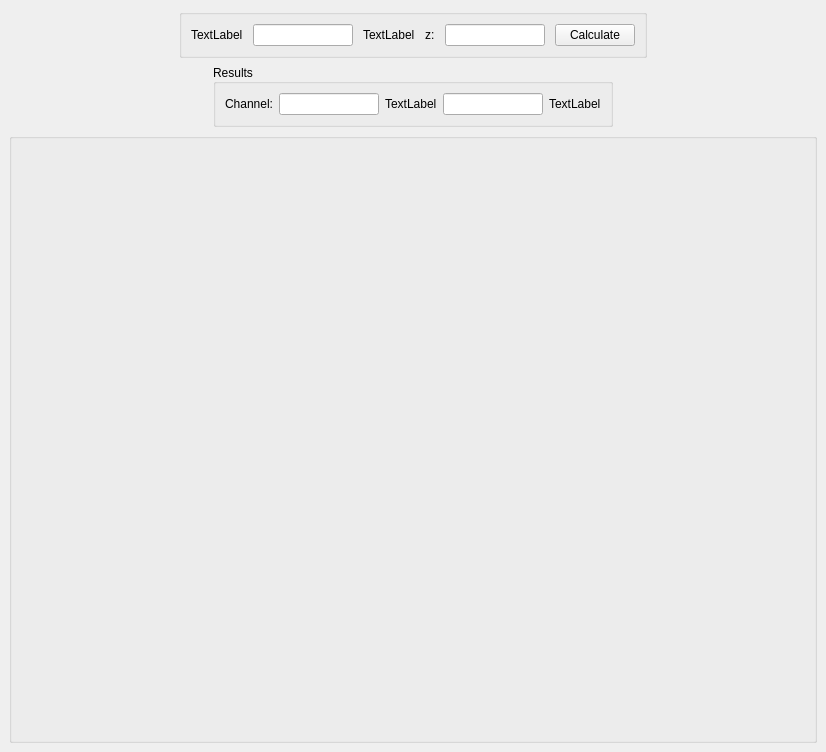
<?xml version="1.0" encoding="UTF-8"?>
<ui version="4.0">
 <class>MrsChanell</class>
 <widget class="QMainWindow" name="MrsChanell">
  <property name="geometry">
   <rect>
    <x>0</x>
    <y>0</y>
    <width>826</width>
    <height>752</height>
   </rect>
  </property>
  <property name="windowTitle">
   <string>MrsChanell - Beta version</string>
  </property>
  <widget class="QWidget" name="centralwidget">
   <layout class="QGridLayout" name="gridLayout_2">
    <item row="0" column="0">
     <layout class="QGridLayout" name="gridLayout">
      <item row="2" column="0">
       <widget class="QGroupBox" name="bottomPlot">
        <property name="sizePolicy">
         <sizepolicy hsizetype="Expanding" vsizetype="Preferred">
          <horstretch>0</horstretch>
          <verstretch>0</verstretch>
         </sizepolicy>
        </property>
        <property name="minimumSize">
         <size>
          <width>500</width>
          <height>500</height>
         </size>
        </property>
        <property name="title">
         <string/>
        </property>
       </widget>
      </item>
      <item row="1" column="0" alignment="Qt::AlignHCenter">
       <widget class="QGroupBox" name="groupBox_2">
        <property name="sizePolicy">
         <sizepolicy hsizetype="Fixed" vsizetype="Fixed">
          <horstretch>0</horstretch>
          <verstretch>0</verstretch>
         </sizepolicy>
        </property>
        <property name="title">
         <string>Results</string>
        </property>
        <property name="alignment">
         <set>Qt::AlignLeading|Qt::AlignLeft|Qt::AlignVCenter</set>
        </property>
        <layout class="QHBoxLayout" name="horizontalLayout_4">
         <item>
          <layout class="QHBoxLayout" name="horizontalLayout_3">
           <property name="leftMargin">
            <number>0</number>
           </property>
           <property name="rightMargin">
            <number>0</number>
           </property>
           <item>
            <widget class="QLabel" name="label_4">
             <property name="sizePolicy">
              <sizepolicy hsizetype="Fixed" vsizetype="Preferred">
               <horstretch>0</horstretch>
               <verstretch>0</verstretch>
              </sizepolicy>
             </property>
             <property name="text">
              <string>Channel:</string>
             </property>
            </widget>
           </item>
           <item>
            <widget class="QLineEdit" name="channellEdit">
             <property name="maximumSize">
              <size>
               <width>100</width>
               <height>16777215</height>
              </size>
             </property>
             <property name="focusPolicy">
              <enum>Qt::NoFocus</enum>
             </property>
             <property name="readOnly">
              <bool>true</bool>
             </property>
            </widget>
           </item>
           <item>
            <widget class="QLabel" name="lambdaObsLabel">
             <property name="sizePolicy">
              <sizepolicy hsizetype="Fixed" vsizetype="Preferred">
               <horstretch>0</horstretch>
               <verstretch>0</verstretch>
              </sizepolicy>
             </property>
             <property name="text">
              <string>TextLabel</string>
             </property>
            </widget>
           </item>
           <item>
            <widget class="QLineEdit" name="lambdaObsEdit">
             <property name="maximumSize">
              <size>
               <width>100</width>
               <height>16777215</height>
              </size>
             </property>
             <property name="focusPolicy">
              <enum>Qt::NoFocus</enum>
             </property>
             <property name="readOnly">
              <bool>true</bool>
             </property>
            </widget>
           </item>
           <item>
            <widget class="QLabel" name="lambdaObsUnitLabel">
             <property name="sizePolicy">
              <sizepolicy hsizetype="Fixed" vsizetype="Preferred">
               <horstretch>0</horstretch>
               <verstretch>0</verstretch>
              </sizepolicy>
             </property>
             <property name="text">
              <string>TextLabel</string>
             </property>
            </widget>
           </item>
          </layout>
         </item>
        </layout>
       </widget>
      </item>
      <item row="0" column="0" alignment="Qt::AlignHCenter">
       <widget class="QGroupBox" name="groupBox">
        <property name="sizePolicy">
         <sizepolicy hsizetype="Fixed" vsizetype="Fixed">
          <horstretch>0</horstretch>
          <verstretch>0</verstretch>
         </sizepolicy>
        </property>
        <property name="styleSheet">
         <string notr="true"/>
        </property>
        <property name="title">
         <string/>
        </property>
        <property name="alignment">
         <set>Qt::AlignLeading|Qt::AlignLeft|Qt::AlignVCenter</set>
        </property>
        <layout class="QHBoxLayout" name="horizontalLayout_2">
         <item>
          <layout class="QHBoxLayout" name="horizontalLayout">
           <property name="spacing">
            <number>10</number>
           </property>
           <property name="sizeConstraint">
            <enum>QLayout::SetDefaultConstraint</enum>
           </property>
           <property name="leftMargin">
            <number>0</number>
           </property>
           <item>
            <widget class="QLabel" name="lambdaLabel">
             <property name="sizePolicy">
              <sizepolicy hsizetype="Fixed" vsizetype="Preferred">
               <horstretch>0</horstretch>
               <verstretch>0</verstretch>
              </sizepolicy>
             </property>
             <property name="text">
              <string>TextLabel</string>
             </property>
             <property name="alignment">
              <set>Qt::AlignLeading|Qt::AlignLeft|Qt::AlignVCenter</set>
             </property>
            </widget>
           </item>
           <item>
            <widget class="QLineEdit" name="lambdaEdit">
             <property name="sizePolicy">
              <sizepolicy hsizetype="Expanding" vsizetype="Fixed">
               <horstretch>0</horstretch>
               <verstretch>0</verstretch>
              </sizepolicy>
             </property>
             <property name="maximumSize">
              <size>
               <width>100</width>
               <height>16777215</height>
              </size>
             </property>
             <property name="alignment">
              <set>Qt::AlignLeading|Qt::AlignLeft|Qt::AlignVCenter</set>
             </property>
            </widget>
           </item>
           <item>
            <widget class="QLabel" name="lambdaUnitLabel">
             <property name="sizePolicy">
              <sizepolicy hsizetype="Fixed" vsizetype="Preferred">
               <horstretch>0</horstretch>
               <verstretch>0</verstretch>
              </sizepolicy>
             </property>
             <property name="maximumSize">
              <size>
               <width>16777215</width>
               <height>16777215</height>
              </size>
             </property>
             <property name="text">
              <string>TextLabel</string>
             </property>
            </widget>
           </item>
           <item>
            <widget class="QLabel" name="label_3">
             <property name="sizePolicy">
              <sizepolicy hsizetype="Fixed" vsizetype="Preferred">
               <horstretch>0</horstretch>
               <verstretch>0</verstretch>
              </sizepolicy>
             </property>
             <property name="text">
              <string>z:</string>
             </property>
            </widget>
           </item>
           <item>
            <widget class="QLineEdit" name="zEdit">
             <property name="maximumSize">
              <size>
               <width>100</width>
               <height>16777215</height>
              </size>
             </property>
            </widget>
           </item>
           <item>
            <widget class="QPushButton" name="channellButton">
             <property name="maximumSize">
              <size>
               <width>100</width>
               <height>16777215</height>
              </size>
             </property>
             <property name="text">
              <string>Calculate</string>
             </property>
            </widget>
           </item>
          </layout>
         </item>
        </layout>
       </widget>
      </item>
     </layout>
    </item>
   </layout>
  </widget>
 </widget>
 <resources/>
 <connections/>
</ui>
